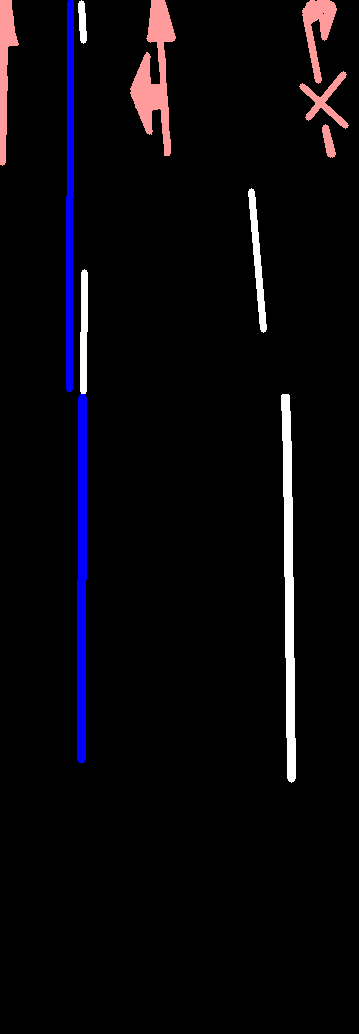
#> input picture ready_for_data/labels/00006.png, 359 x 1034 px; its folder holds only this picture in this run
$ python labels_to_instances.py   (Python 2 division)
#> lines starting #> are read from the running program, lines starting #| are printed output that depends on the picture; after the words box and inside, x2 and y2 are one past the last pixel; in counts of white or black regions, pixels touching at a corner belong together
import cv2
import glob
import numpy as np
import matplotlib.pyplot as plt

label = {
			'white':(255, 255, 255), # 0
			'yellow':(255, 255, 0), # 1
			'bus_line':(0, 0, 255), # 2
			'stop_line':(255, 0, 0), # 3
			'bike_line':(255, 155, 0), # 4
			'road_marker':(255, 155, 155), # 5
			'crosswalk':(0, 85, 0), # 6
			'bust':(200, 255, 200), # 7
			'bus_stop':(255, 200, 255), # 8
			'zigzag':(155, 155, 255), # 9
			'background':(0, 0, 0) # 10
		 }

label_class = ['white', 'yellow', 'bus_line', 'stop_line', 'bike_line', 'road_marker', 'crosswalk', 'bust', 'bus_stop', 'zigzag', 'background']

paths = glob.glob('./labels/*.png')

for path in paths:
	img = cv2.imread(path)
#> img is the input picture: shape (1034, 359, 3); mean B, G, R 10.9, 6.7, 8.6

	h, w, c = img.shape
#> h = 1034; w = 359; c = 3

	img2 = np.zeros_like(img)

	for i, key in enumerate(label_class):
		R, G, B = label[key]

		cond1 = img[:,:,2] == R
		cond2 = img[:,:,1] == G
		cond3 = img[:,:,0] == B

		cond = cond1 & cond2 & cond3

		row, col = np.where(cond)

		try:
			img2[row,col,0] = i
			img2[row,col,1] = i
			img2[row,col,2] = i
		except:
			pass
#> this loop made 11 passes
#> pass 1, `cond1 = img[:,:,2] == R`:
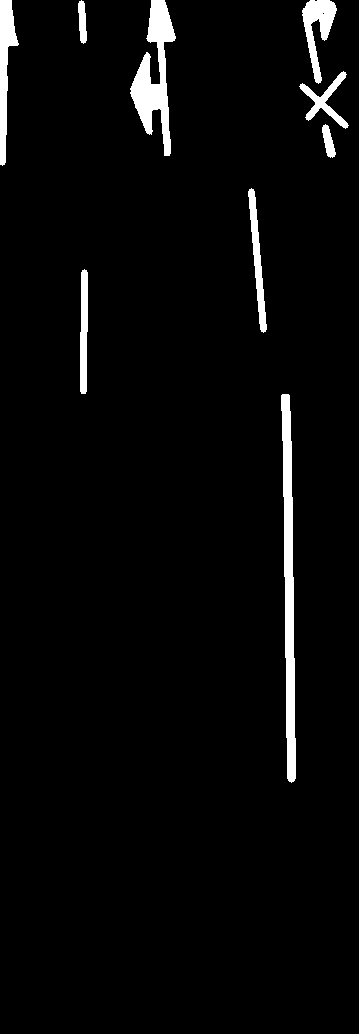
#> cond1: shape (1034, 359) bool; 3.4% white; 9 white regions, largest, box (x1, y1, x2, y2) and area: (281, 394, 296, 783) 3483, (130, 0, 176, 156) 3062, (0, 0, 19, 166) 1506
#> pass 1, `cond2 = img[:,:,1] == G`:
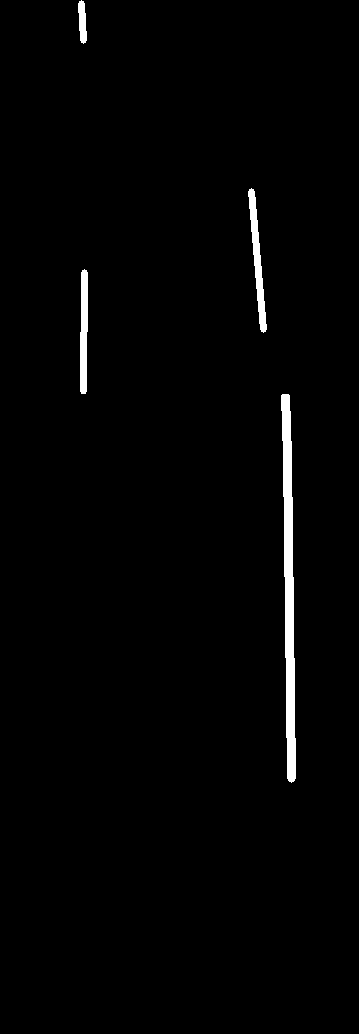
#> cond2: shape (1034, 359) bool; 1.5% white; 4 white regions, box (x1, y1, x2, y2) and area: (281, 394, 296, 783) 3483, (248, 188, 267, 333) 995, (80, 269, 88, 394) 861, (78, 0, 87, 44) 288
#> pass 1, `cond3 = img[:,:,0] == B`:
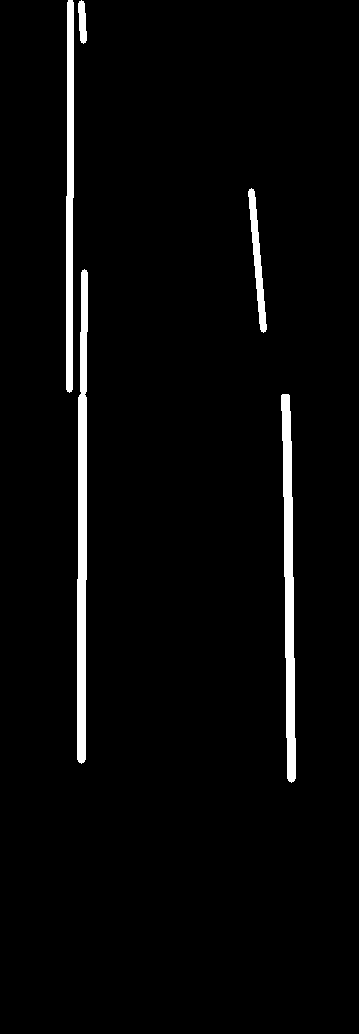
#> cond3: shape (1034, 359) bool; 3.1% white; 5 white regions, box (x1, y1, x2, y2) and area: (77, 269, 88, 764) 4168, (281, 394, 296, 783) 3483, (66, 0, 74, 393) 2739, (248, 188, 267, 333) 995, (78, 0, 87, 44) 288
#> pass 2, `cond3 = img[:,:,0] == B`:
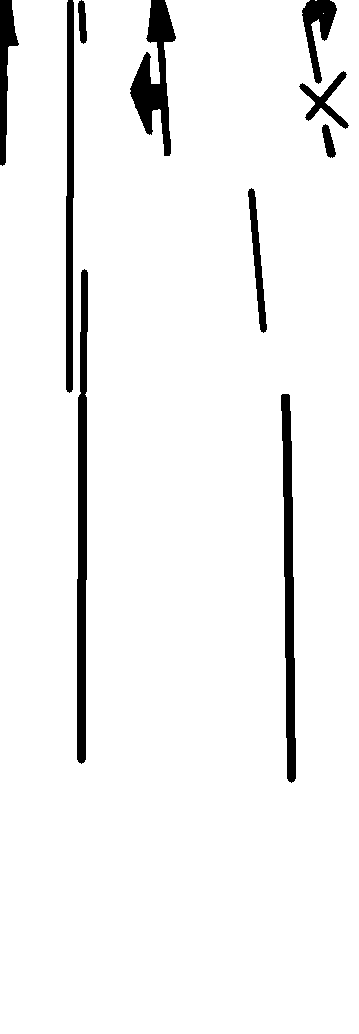
#> cond3: shape (1034, 359) bool; 95% white; 10 black regions, largest, box (x1, y1, x2, y2) and area: (77, 269, 88, 764) 4168, (281, 394, 296, 783) 3483, (130, 0, 176, 156) 3062
#> after the loop:
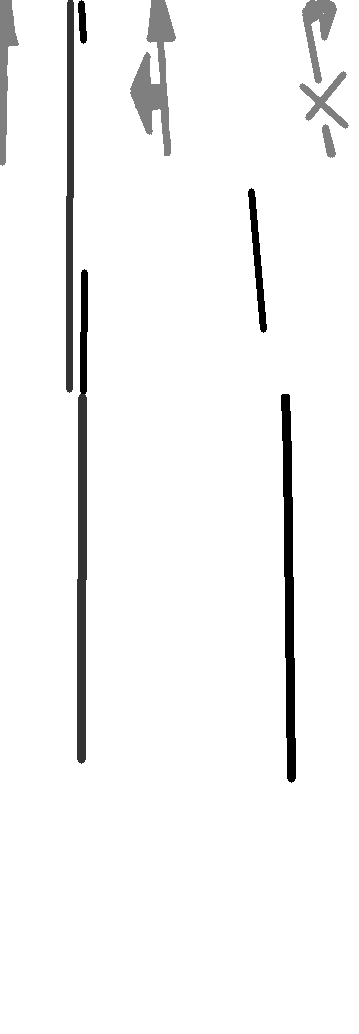
#> img2: shape (1034, 359, 3); min 0, max 10, mean 9.63; drawn with min black and max white

	cv2.imwrite('./instances/' + path.split('/')[2], img2)

print "Labels are changed to instances !!"

$ run again, on ready_for_data/labels/00024.png
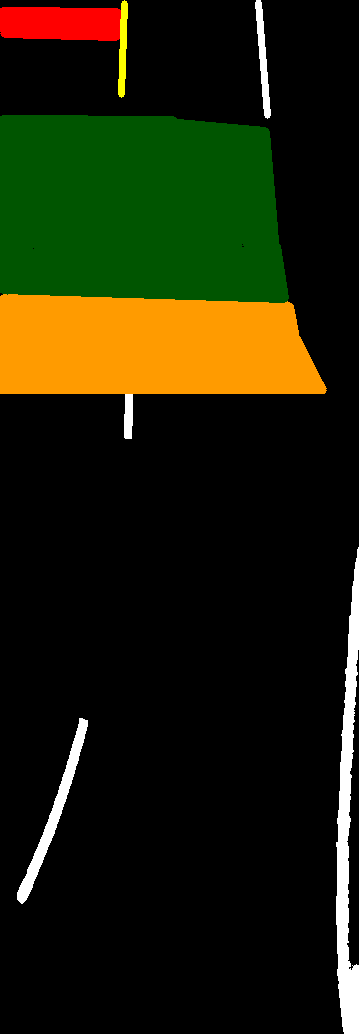
#> input picture ready_for_data/labels/00024.png, 359 x 1034 px
#> img is the input picture: shape (1034, 359, 3); mean B, G, R 6.1, 30.2, 29.3
#> the loop `for i, key in enumerate(label_class):` made 11 passes
#> pass 1, `cond1 = img[:,:,2] == R`:
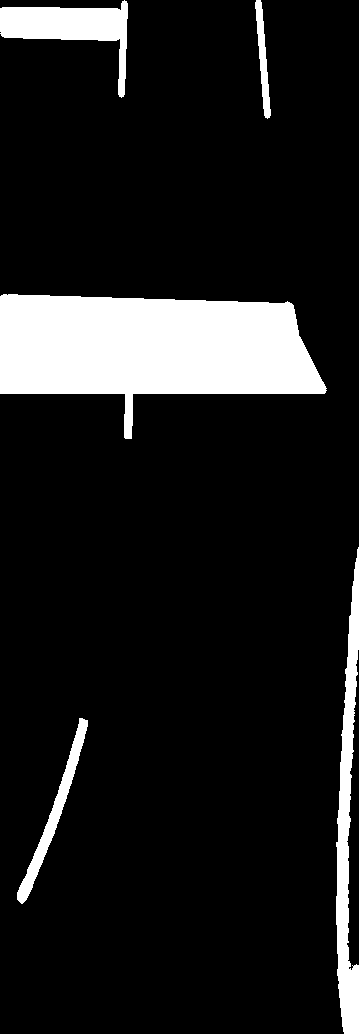
#> cond1: shape (1034, 359) bool; 11.5% white; 5 white regions, box (x1, y1, x2, y2) and area: (0, 294, 327, 439) 29683, (336, 547, 359, 1034) 5641, (0, 0, 128, 98) 4496, (17, 718, 88, 904) 2022, (255, 0, 271, 119) 817
#> after the loop `for i, key in enumerate(label_class):`:
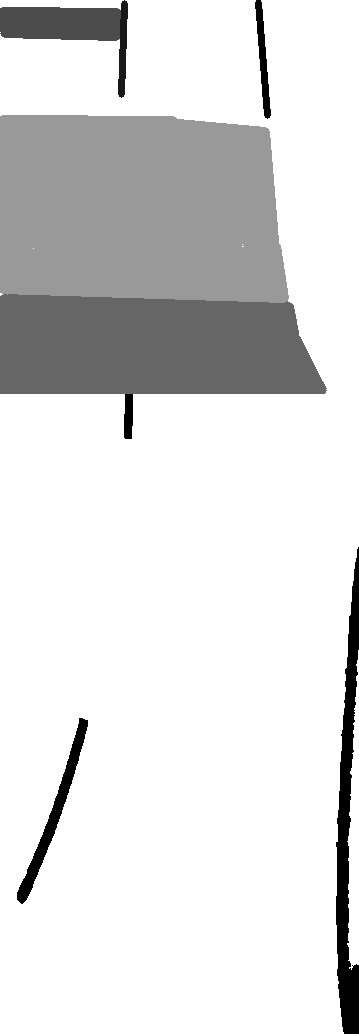
#> img2: shape (1034, 359, 3); min 0, max 10, mean 8.66; drawn with min black and max white

$ run again, on ready_for_data/labels/00065.png
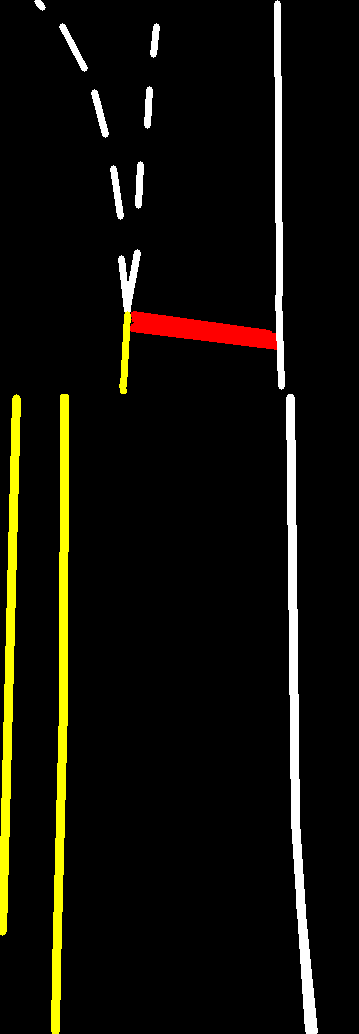
#> input picture ready_for_data/labels/00065.png, 359 x 1034 px
#> img is the input picture: shape (1034, 359, 3); mean B, G, R 7.8, 15.4, 17.4
#> the loop `for i, key in enumerate(label_class):` made 11 passes
#> pass 1, `cond1 = img[:,:,2] == R`:
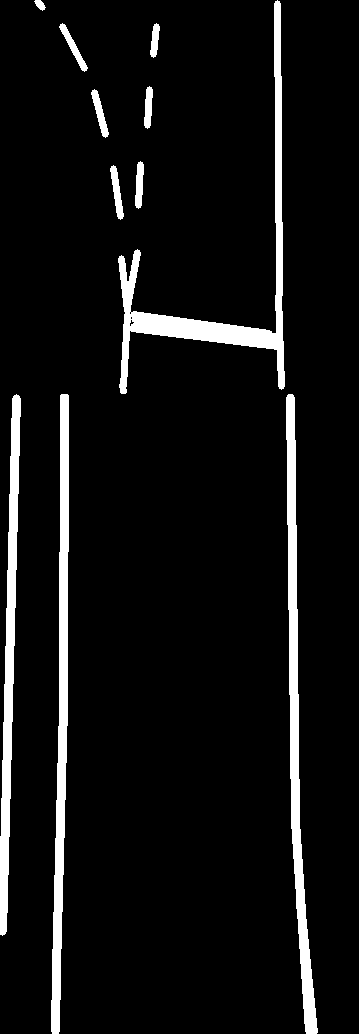
#> cond1: shape (1034, 359) bool; 6.8% white; 11 white regions, largest, box (x1, y1, x2, y2) and area: (118, 0, 285, 394) 6903, (286, 394, 318, 1034) 5981, (51, 394, 69, 1034) 5754
#> after the loop `for i, key in enumerate(label_class):`:
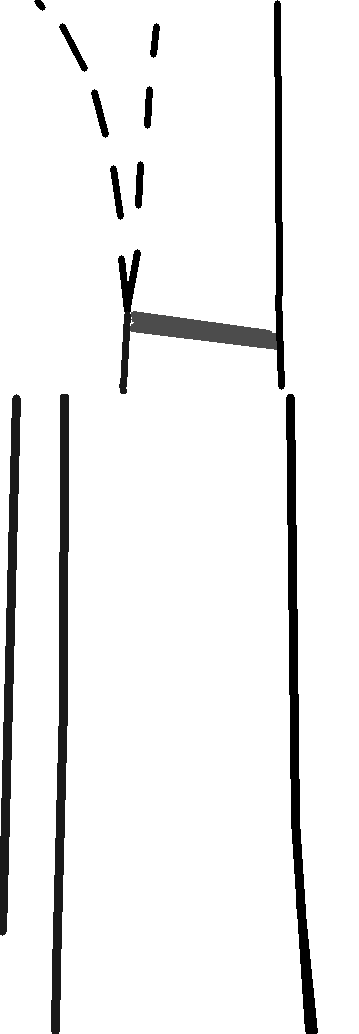
#> img2: shape (1034, 359, 3); min 0, max 10, mean 9.37; drawn with min black and max white

$ run again, on ready_for_data/labels/00112.png
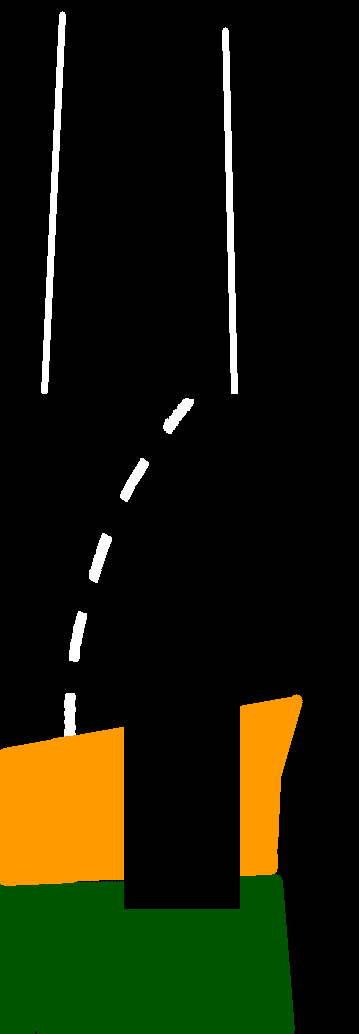
#> input picture ready_for_data/labels/00112.png, 359 x 1034 px
#> img is the input picture: shape (1034, 359, 3); mean B, G, R 5.3, 25.5, 23.1
#> the loop `for i, key in enumerate(label_class):` made 11 passes
#> pass 1, `cond1 = img[:,:,2] == R`:
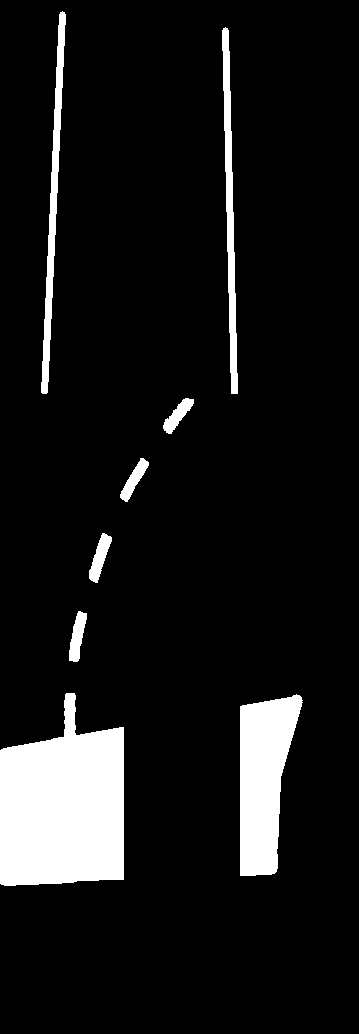
#> cond1: shape (1034, 359) bool; 9% white; 8 white regions, largest, box (x1, y1, x2, y2) and area: (0, 693, 124, 886) 18494, (240, 694, 303, 876) 7848, (41, 11, 66, 394) 2669
#> after the loop `for i, key in enumerate(label_class):`:
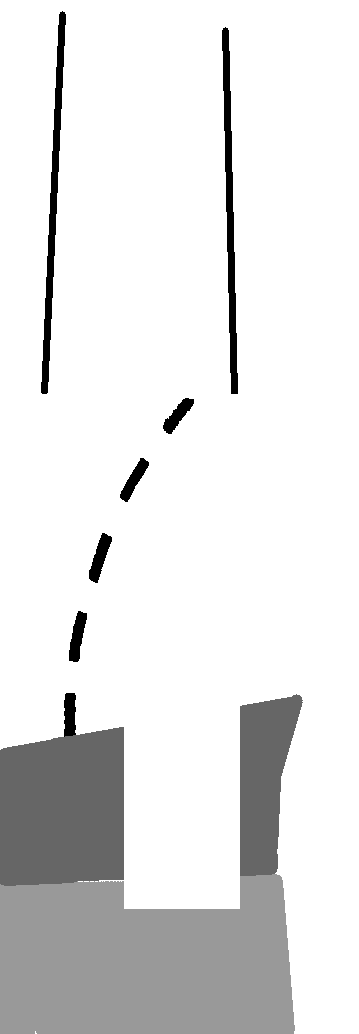
#> img2: shape (1034, 359, 3); min 0, max 10, mean 8.93; drawn with min black and max white
